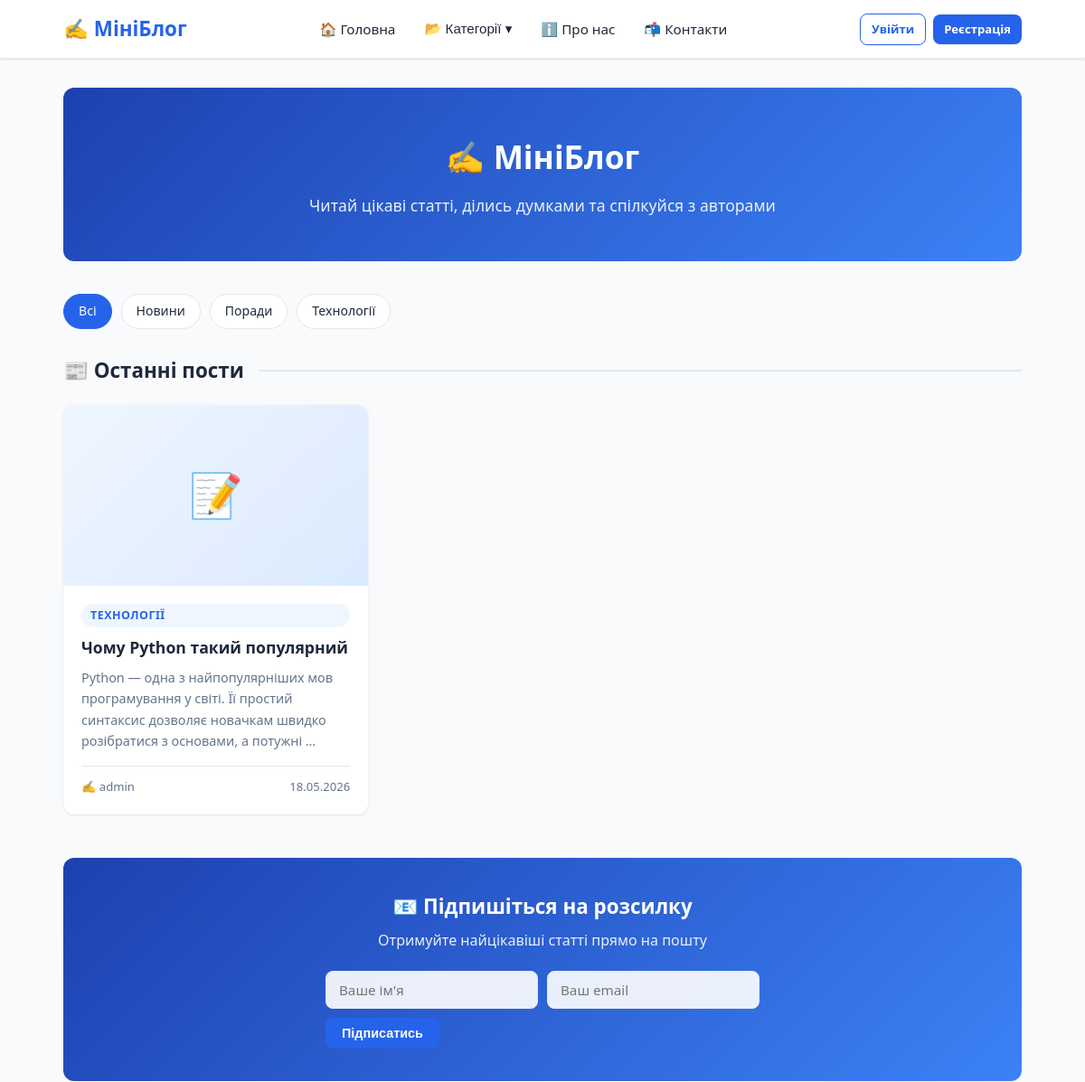
Before: / (upper part) with the older database file.
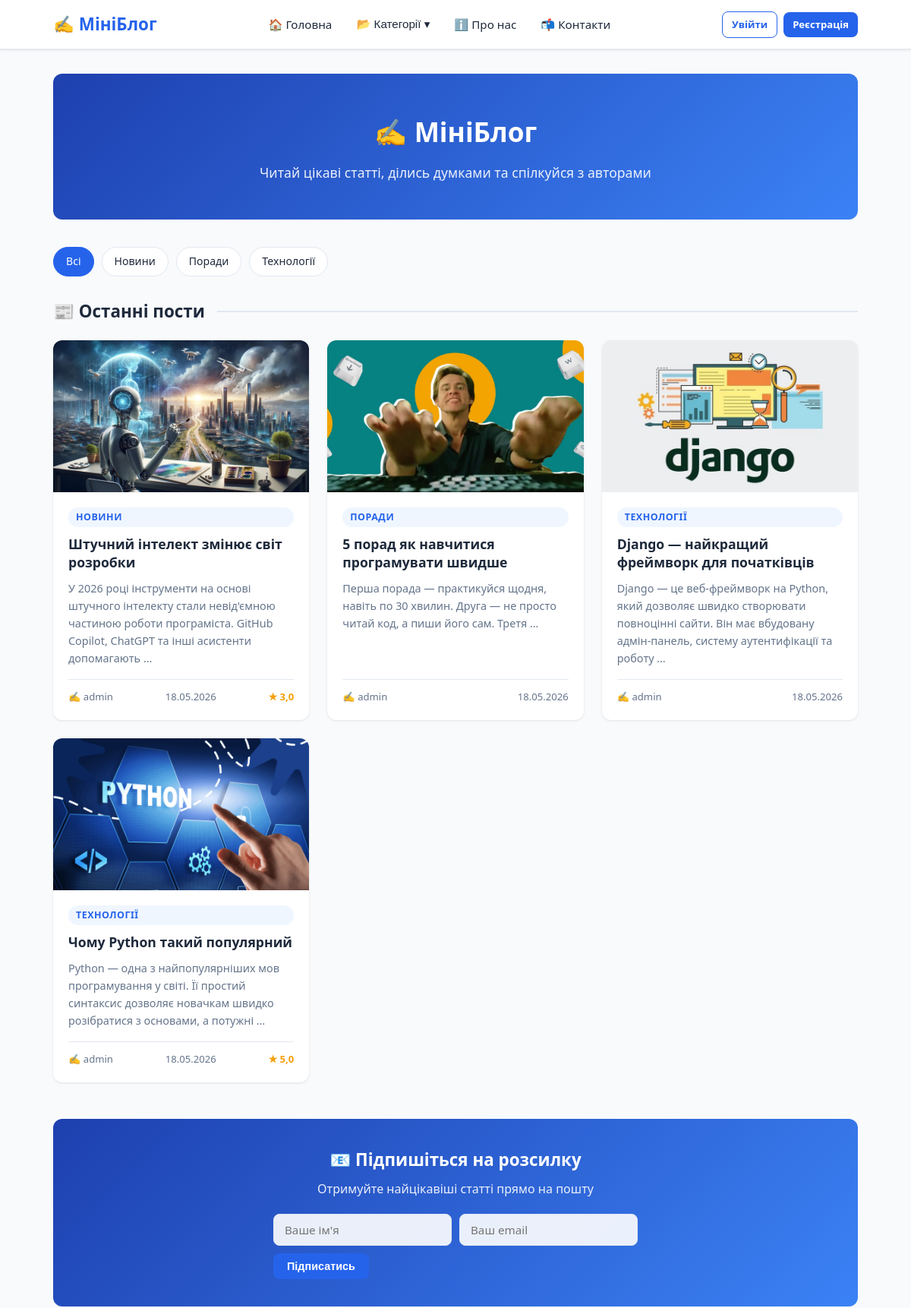
After: the same page with the newer database file.
### blog/models.py (models this page shows, shortened)
class Category(models.Model):
    name = models.CharField(max_length=100, verbose_name='Назва категорії')
    slug = models.SlugField(unique=True, verbose_name='URL')
    description = models.TextField(blank=True, verbose_name='Опис')
    created_at = models.DateTimeField(auto_now_add=True, verbose_name='Створено о')
    updated_at = models.DateTimeField(auto_now=True, verbose_name='Оновлено о')
    class Meta:
        verbose_name = 'Категорія'
        verbose_name_plural = 'Категорії'
        ordering = ['name']

class Post(models.Model):
    title = models.CharField(max_length=200, verbose_name='Заголовок')
    slug = models.SlugField(unique=True, verbose_name='URL')
    content = models.TextField(verbose_name='Зміст')
    image = models.ImageField(upload_to='posts/', blank=True, null=True, verbose_name='Зображення')
    author = models.ForeignKey(User, on_delete=models.CASCADE, verbose_name='Автор')
    category = models.ForeignKey(Category, on_delete=models.SET_NULL, null=True, blank=True,
                                  related_name='posts', verbose_name='Категорія')
    is_published = models.BooleanField(default=True, verbose_name='Опублікований')
    created_at = models.DateTimeField(auto_now_add=True, verbose_name='Створено о')
    updated_at = models.DateTimeField(auto_now=True, verbose_name='Оновлено о')
    class Meta:
        verbose_name = 'Пост'
        verbose_name_plural = 'Пости'
        ordering = ['-created_at']
    def average_rating(self):
        ratings = self.ratings.all()
        if ratings.exists():
            return round(sum(r.score for r in ratings) / ratings.count(), 1)
        return None

### blog/views.py (the view)
# urls.py: path('', views.home, name='home'),
def home(request):
    categories = Category.objects.all()
    posts = Post.objects.filter(is_published=True).select_related('author', 'category')
    selected_category = request.GET.get('category')
    if selected_category:
        posts = posts.filter(category__slug=selected_category)
    newsletter_form = NewsletterForm()
    context = {
        'title': 'МініБлог — Головна',
        'posts': posts,
        'categories': categories,
        'selected_category': selected_category,
        'newsletter_form': newsletter_form,
    }
    return render(request, 'blog/home.html', context)

### blog/forms.py
class NewsletterForm(forms.ModelForm):
    class Meta:
        model = Newsletter
        fields = ['name', 'email']
        widgets = {
            'name': forms.TextInput(attrs={'placeholder': 'Ваше ім\'я', 'class': 'form-control'}),
            'email': forms.EmailInput(attrs={'placeholder': 'Ваш email', 'class': 'form-control'}),
        }
        labels = {
            'name': 'Ім\'я',
            'email': 'Email',
        }

### blog/templates/blog/home.html (shortened to what this page needs)
{% extends 'blog/base.html' %}
{% block content %}
<div class="hero">
    <h1>✍️ МініБлог</h1>
    <p>Читай цікаві статті, ділись думками та спілкуйся з авторами</p>
</div>
<div class="category-filter">
    <a href="{% url 'home' %}" class="{% if not selected_category %}active{% endif %}">Всі</a>
    {% for cat in categories %}
        <a href="?category={{ cat.slug }}" class="{% if selected_category == cat.slug %}active{% endif %}">
            {{ cat.name }}
        </a>
    {% endfor %}
</div>
<h2 class="section-title">📰 Останні пости</h2>
{% if posts %}
    <div class="posts-grid">
        {% for post in posts %}
            <article class="post-card">
                {% if post.image %}
                    <img src="{{ post.image.url }}" alt="{{ post.title }}" class="post-card__img">
                {% else %}
                    <div class="post-card__img-placeholder">📝</div>
                {% endif %}
                <div class="post-card__body">
                    {% if post.category %}
                        <a href="{% url 'category_detail' post.category.slug %}" class="post-card__category">
                            {{ post.category.name }}
                        </a>
                    {% endif %}
                    <a href="{% url 'post_detail' post.slug %}" class="post-card__title">
                        {{ post.title }}
                    </a>
                    <p class="post-card__excerpt">
                        {{ post.content|truncatewords:20 }}
                    </p>
                    <div class="post-card__meta">
                        <span>✍️ {{ post.author.username }}</span>
                        <span>{{ post.created_at|date:"d.m.Y" }}</span>
                        {% with avg=post.average_rating %}
                            {% if avg %}
                                <span class="post-card__rating">★ {{ avg }}</span>
                            {% endif %}
                        {% endwith %}
                    </div>
                </div>
            </article>
        {% endfor %}
    </div>
{% else %}
    <div class="empty-state">
        <div class="empty-state__icon">📭</div>
        <h3>Постів поки немає</h3>
        <p>Зайдіть пізніше або оберіть іншу категорію</p>
    </div>
{% endif %}
<div class="newsletter-section">
    <h3>📧 Підпишіться на розсилку</h3>
    <p>Отримуйте найцікавіші статті прямо на пошту</p>
    <form action="{% url 'subscribe_newsletter' %}" method="post" class="newsletter-form">
        <input type="text" name="name" placeholder="Ваше ім'я" class="form-control">
        <input type="email" name="email" placeholder="Ваш email" class="form-control" required>
        <button type="submit" class="btn btn-primary">Підписатись</button>
    </form>
</div>
{% endblock %}

### blog/templates/blog/base.html (shortened to what this page needs)
{% load static %}
<!DOCTYPE html>
<html lang="uk">
<head>
    <link rel="stylesheet" href="{% static 'blog/css/style.css' %}">
</head>
<body>
<header class="header">
    <div class="header__inner">
        <a href="{% url 'home' %}" class="header__logo">
            ✍️ МініБлог
        </a>
        <nav class="nav">
            <a href="{% url 'home' %}" class="nav__link">🏠 Головна</a>
            <div class="nav__dropdown">
                <button class="nav__dropdown-btn">
                    📂 Категорії ▾
                </button>
            </div>
            <a href="{% url 'about' %}" class="nav__link">ℹ️ Про нас</a>
            <a href="{% url 'contacts' %}" class="nav__link">📬 Контакти</a>
        </nav>
        <div class="header__auth">
            {% if user.is_authenticated %}
                <a href="{% url 'profile' %}" class="btn btn-outline btn-sm">👤 {{ user.username }}</a>
                <a href="{% url 'logout' %}" class="btn btn-sm" style="background:#fee2e2;color:#dc2626;">Вийти</a>
            {% else %}
                <a href="{% url 'login' %}" class="btn btn-outline btn-sm">Увійти</a>
                <a href="{% url 'register' %}" class="btn btn-primary btn-sm">Реєстрація</a>
            {% endif %}
        </div>
    </div>
</header>
<main class="main">
    {% block content %}{% endblock %}
</main>
</body>
</html>

Changed rows visible on the page:
added Post: image (picture), category.name "НОВИНИ", title "Штучний інтелект змінює світ розробки", content "У 2026 році інструменти на основі штучного інтелекту стали невід'ємною частиною роботи програміста. GitHub Copilot, ChatGPT та інші асистенти допомагають …", author.username "admin", created_at "18.05.2026", average_rating "3,0"
added Post: image (picture), category.name "ПОРАДИ", title "5 порад як навчитися програмувати швидше", content "Перша порада — практикуйся щодня, навіть по 30 хвилин. Друга — не просто читай код, а пиши його сам. Третя …", author.username "admin", created_at "18.05.2026"
added Post: image (picture), category.name "ТЕХНОЛОГІЇ", title "Django — найкращий фреймворк для початківців", content "Django — це веб-фреймворк на Python, який дозволяє швидко створювати повноцінні сайти. Він має вбудовану адмін-панель, систему аутентифікації та роботу …", author.username "admin", created_at "18.05.2026"
changed Post "Чому Python такий популярний": image: picture added; average_rating (not shown) → "5,0"; no longer shows "📝"
